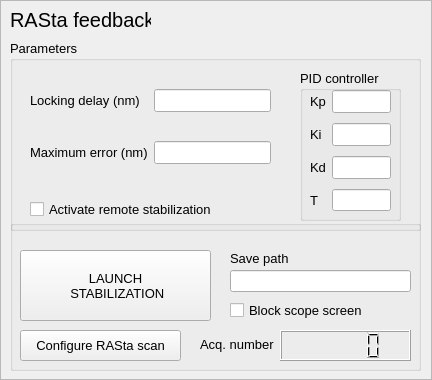
<?xml version="1.0" encoding="UTF-8"?>
<ui version="4.0">
 <class>StageFrame</class>
 <widget class="QFrame" name="StageFrame">
  <property name="geometry">
   <rect>
    <x>0</x>
    <y>0</y>
    <width>432</width>
    <height>380</height>
   </rect>
  </property>
  <property name="minimumSize">
   <size>
    <width>330</width>
    <height>210</height>
   </size>
  </property>
  <property name="font">
   <font>
    <pointsize>10</pointsize>
   </font>
  </property>
  <property name="windowTitle">
   <string>Frame</string>
  </property>
  <property name="frameShape">
   <enum>QFrame::StyledPanel</enum>
  </property>
  <property name="frameShadow">
   <enum>QFrame::Raised</enum>
  </property>
  <widget class="QGroupBox" name="StageGroupBox">
   <property name="enabled">
    <bool>true</bool>
   </property>
   <property name="geometry">
    <rect>
     <x>10</x>
     <y>40</y>
     <width>411</width>
     <height>191</height>
    </rect>
   </property>
   <property name="title">
    <string>Parameters</string>
   </property>
   <property name="checkable">
    <bool>false</bool>
   </property>
   <property name="checked">
    <bool>false</bool>
   </property>
   <widget class="QGroupBox" name="groupBox_2">
    <property name="geometry">
     <rect>
      <x>290</x>
      <y>30</y>
      <width>101</width>
      <height>151</height>
     </rect>
    </property>
    <property name="title">
     <string>PID controller</string>
    </property>
    <widget class="QWidget" name="gridLayoutWidget">
     <property name="geometry">
      <rect>
       <x>10</x>
       <y>20</y>
       <width>81</width>
       <height>121</height>
      </rect>
     </property>
     <layout class="QGridLayout" name="gridLayout">
      <property name="verticalSpacing">
       <number>10</number>
      </property>
      <item row="3" column="0">
       <widget class="QLabel" name="label_3">
        <property name="text">
         <string>T</string>
        </property>
       </widget>
      </item>
      <item row="1" column="0">
       <widget class="QLabel" name="label">
        <property name="text">
         <string>Ki</string>
        </property>
       </widget>
      </item>
      <item row="2" column="0">
       <widget class="QLabel" name="label_2">
        <property name="text">
         <string>Kd</string>
        </property>
       </widget>
      </item>
      <item row="0" column="0">
       <widget class="QLabel" name="SpeedLabel">
        <property name="enabled">
         <bool>true</bool>
        </property>
        <property name="font">
         <font>
          <pointsize>10</pointsize>
         </font>
        </property>
        <property name="text">
         <string>Kp</string>
        </property>
       </widget>
      </item>
      <item row="0" column="1">
       <widget class="QLineEdit" name="KplineEdit"/>
      </item>
      <item row="1" column="1">
       <widget class="QLineEdit" name="KilineEdit"/>
      </item>
      <item row="2" column="1">
       <widget class="QLineEdit" name="KdlineEdit"/>
      </item>
      <item row="3" column="1">
       <widget class="QLineEdit" name="TlineEdit"/>
      </item>
     </layout>
    </widget>
   </widget>
   <widget class="QWidget" name="gridLayoutWidget_2">
    <property name="geometry">
     <rect>
      <x>20</x>
      <y>30</y>
      <width>241</width>
      <height>115</height>
     </rect>
    </property>
    <layout class="QGridLayout" name="gridLayout_2">
     <property name="verticalSpacing">
      <number>10</number>
     </property>
     <item row="1" column="1">
      <widget class="QLineEdit" name="MaxErrorLineEdit"/>
     </item>
     <item row="0" column="0">
      <widget class="QLabel" name="label_4">
       <property name="text">
        <string>Locking delay (nm)</string>
       </property>
      </widget>
     </item>
     <item row="0" column="1">
      <widget class="QLineEdit" name="LockingDelayLineEdit"/>
     </item>
     <item row="1" column="0">
      <widget class="QLabel" name="label_5">
       <property name="text">
        <string>Maximum error (nm)</string>
       </property>
      </widget>
     </item>
    </layout>
   </widget>
   <widget class="QCheckBox" name="RemoteStabCheckBox">
    <property name="geometry">
     <rect>
      <x>20</x>
      <y>160</y>
      <width>191</width>
      <height>18</height>
     </rect>
    </property>
    <property name="text">
     <string>Activate remote stabilization</string>
    </property>
   </widget>
  </widget>
  <widget class="QLabel" name="TitleLabel">
   <property name="enabled">
    <bool>true</bool>
   </property>
   <property name="geometry">
    <rect>
     <x>10</x>
     <y>0</y>
     <width>141</width>
     <height>41</height>
    </rect>
   </property>
   <property name="font">
    <font>
     <pointsize>15</pointsize>
     <weight>50</weight>
     <bold>false</bold>
    </font>
   </property>
   <property name="text">
    <string>RASta feedback</string>
   </property>
   <property name="textFormat">
    <enum>Qt::RichText</enum>
   </property>
  </widget>
  <widget class="QGroupBox" name="groupBox">
   <property name="geometry">
    <rect>
     <x>10</x>
     <y>220</y>
     <width>411</width>
     <height>151</height>
    </rect>
   </property>
   <property name="title">
    <string/>
   </property>
   <widget class="QPushButton" name="LaunchFeedbackPushButton">
    <property name="enabled">
     <bool>true</bool>
    </property>
    <property name="geometry">
     <rect>
      <x>10</x>
      <y>30</y>
      <width>191</width>
      <height>71</height>
     </rect>
    </property>
    <property name="text">
     <string>LAUNCH 
 STABILIZATION</string>
    </property>
    <property name="checkable">
     <bool>false</bool>
    </property>
   </widget>
   <widget class="QPushButton" name="ConfigureRastaScanPushButton">
    <property name="enabled">
     <bool>true</bool>
    </property>
    <property name="geometry">
     <rect>
      <x>10</x>
      <y>110</y>
      <width>161</width>
      <height>31</height>
     </rect>
    </property>
    <property name="text">
     <string>Configure RASta scan</string>
    </property>
    <property name="checkable">
     <bool>false</bool>
    </property>
   </widget>
   <widget class="QLabel" name="label_6">
    <property name="geometry">
     <rect>
      <x>190</x>
      <y>100</y>
      <width>81</width>
      <height>49</height>
     </rect>
    </property>
    <property name="text">
     <string>Acq. number</string>
    </property>
   </widget>
   <widget class="QLCDNumber" name="AcqLCDNumber">
    <property name="geometry">
     <rect>
      <x>270</x>
      <y>110</y>
      <width>131</width>
      <height>31</height>
     </rect>
    </property>
   </widget>
   <widget class="QCheckBox" name="BlockScreenCheckBox">
    <property name="geometry">
     <rect>
      <x>220</x>
      <y>80</y>
      <width>141</width>
      <height>20</height>
     </rect>
    </property>
    <property name="text">
     <string>Block scope screen</string>
    </property>
   </widget>
   <widget class="QLineEdit" name="StoreDataFolderLineEdit">
    <property name="geometry">
     <rect>
      <x>220</x>
      <y>50</y>
      <width>181</width>
      <height>22</height>
     </rect>
    </property>
   </widget>
   <widget class="QLabel" name="label_7">
    <property name="geometry">
     <rect>
      <x>220</x>
      <y>30</y>
      <width>61</width>
      <height>16</height>
     </rect>
    </property>
    <property name="text">
     <string>Save path</string>
    </property>
   </widget>
  </widget>
 </widget>
 <tabstops>
  <tabstop>StageGroupBox</tabstop>
 </tabstops>
 <resources/>
 <connections/>
</ui>
